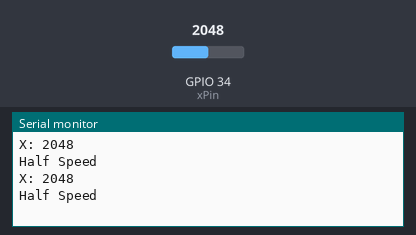
A sketch run on a simulated ESP32. On the bench: the last lines printed to the serial monitor. The test bench sets the inputs (shaded band); at power-on: GPIO 34 (xPin) = 2048.

Above: at 1.8 s.
1.9 s: GPIO 34 (xPin) set to 1025
At 2.8 s:
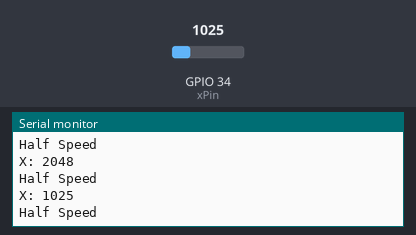
3.4 s: GPIO 34 (xPin) set to 961
At 4.8 s:
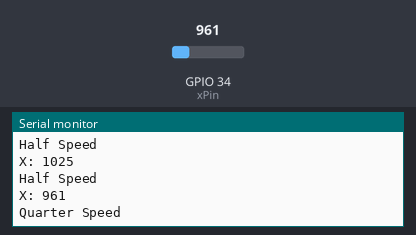
Timing chart, 0 to 6.4 s (numbered marks = the images above; inputs shaded):
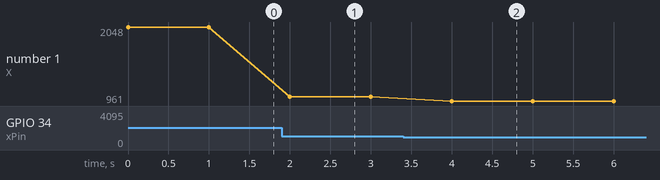

Measured:
- the behaviour switches between 1000 and 999 on GPIO 34 (xPin) (found by bisection; images 1 and 2)
- after the input at 1.9 s, the serial monitor: prints a new line after 0.10 s (image 1)
- after the input at 3.4 s, the serial monitor: prints a new line after 0.60 s (image 2)
- plotted number 1: 2048 → 1025 after the input at 1.9 s, 1025 → 961 after the input at 3.4 s

The sketch:

joystick_speed_practice.ino
```cpp
////////////////////////////////////////////////////////////////////////////////////////
// OVERVIEW
////////////////////////////////////////////////////////////////////////////////////////
/*
DESCRIPTION: Practice Using Sensor

AUTHOR: Tuan Kiet Le & Brendan Thomas.

COMMENTS:

HISTORY:

*/


///////////////////////////////////////////////////////////////////////////////////////
//INCLUDES
///////////////////////////////////////////////////////////////////////////////////////


//////////////////////////////////////////////////////////////////////////////////////
//DEFINES, CONSTANT AND MACROS
int xPin    = 34;
int xVal;

//////////////////////////////////////////////////////////////////////////////////////

///////////////////////////////////////////////////////////////////////////////////////
//GLOBALS
///////////////////////////////////////////////////////////////////////////////////////

//////////////////////////////////////////////////////////////////////////////////////
//FUNCTIONS
int getMotorStatus(int xVal)// MODE 1: FULL SPEED, MODE 2: HALF-SPEED, MODE 3: QUARTER-SPEED
{
//If the joystick is pushed forward, increase speed to max speed
  if (xVal > 3500) {
    return 1;
//If the joystick is pulled backward, decrease speed to quarter speed
  } else if (xVal < 1000) {
    return 3;
//If the joystick is idle or not pushed/pulled to previous values, speed remains at half speed
  } else {
    return 2;
  }
}
void controlMotor(int motorStatus){
  switch(motorStatus){
    case 1: Serial.print("Full Speed");
            Serial.println();
            break;
    case 2: Serial.print("Half Speed");
            Serial.println();
            break;
    case 3: Serial.print("Quarter Speed");
            Serial.println();
  }
}
//////////////////////////////////////////////////////////////////////////////////////
void setup() {
  // put your setup code here, to run once:
  Serial.begin(9600);
  pinMode(xPin, INPUT);

}

void loop() {
  // put your main code here, to run repeatedly:
  //Send out pulse and receive pulse

  xVal        = analogRead(xPin);

  Serial.print("X: ");
  Serial.print(xVal);
  Serial.println();

  controlMotor(getMotorStatus(xVal));
  delay(1000);
}
```
